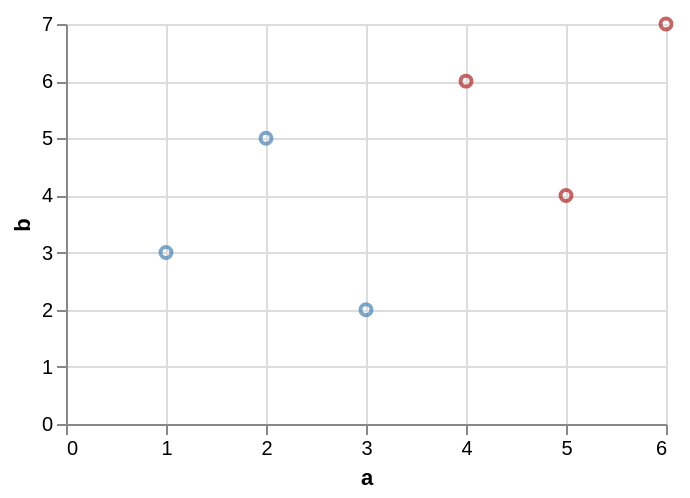

Write the Vega-Lite specification saved for this chart.
### Vega-Lite specification from a JSON file in a GitHub repository (floating-point values rounded to 4 significant figures)
{"$schema": "https://vega.github.io/schema/vega-lite/v6.json", "data": {"values": [{"a": 1, "b": 3, "c": "x", "d": "2020-01-01"}, {"a": 2, "b": 5, "c": "y", "d": "2020-03-01"}, {"a": 3, "b": 2, "c": "x", "d": "2020-06-01"}, {"a": 4, "b": 6, "c": "z", "d": "2020-09-01"}, {"a": 5, "b": 4, "c": "y", "d": "2021-01-01"}, {"a": 6, "b": 7, "c": "z", "d": "2021-04-01"}]}, "width": 300, "height": 200, "params": [{"name": "cut", "value": 3, "bind": {"input": "range", "min": 1, "max": 6, "step": 1}}], "mark": "point", "encoding": {"x": {"field": "a", "type": "quantitative"}, "y": {"field": "b", "type": "quantitative"}, "color": {"condition": {"test": "datum.a > cut", "value": "firebrick"}, "value": "steelblue"}}}
